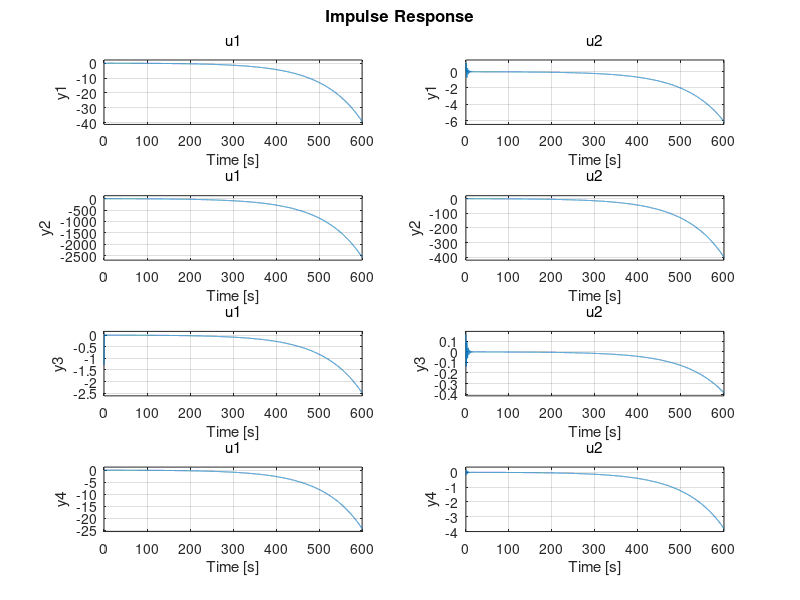

The MATLAB source for this figure:
% Citation 550 - Linear simulation

% xcg = 0.25*c

% Stationary flight condition

%Order in list: hp0 [m], V0[m/s], alpha0 [rad], th0 [rad], mass [kg], INDEX
%Flight data
spiral_fd = {11808 * 0.3048, 178.3813 * 0.5144, 5.9624 * pi/180, 4.8012 * pi/180, 6280.2, 36511};
phugoid_fd = {10070 * 0.3048, 176.2233 * 0.5144, 5.9677 * pi/180, 4.8115 * pi/180, 6331.5, 32511};
shortperiod_fd = {10227 * 0.3048, 179.5590 * 0.5144, 6.4449 * pi/180, 5.9732 * pi/180, 6345.7, 30411};
dutchroll_fd = {10107 * 0.3048, 181.6761 * 0.5144, 5.8394 * pi/180, 4.6057 * pi/180, 6310.5, 34411};
dutchrolldamp_fd = {10087 * 0.3048, 181.5635* 0.5144, 5.6176* pi/180, 3.9284* pi/180, 6301.6 , 35211};
aperiodicroll_fd = {10042 * 0.3048, 183.6735 * 0.5144, 7.4384 * pi/180, 0.5733 * pi/180, 6341.6, 31611};


%Order in list: hp0 [m], V0[m/s], alpha0 [rad], th0 [rad], mass [kg], INDEX
%Reference data
spiral_ref = {7908 * 0.3048, 175.5237 * 0.5144, 5.3322 * pi/180, 4.8780 * pi/180, 6214.85, 39111};
phugoid_ref = {5901 * 0.3048, 171.3066 * 0.5144, 5.9148 * pi/180, 8.4781 * pi/180, 6263.97, 32281};
shortperiod_ref = {5853 * 0.3048, 175.2228 * 0.5144, 5.8124 * pi/180, 5.5651 * pi/180, 6289.76, 36261};
dutchroll_ref = {5863 * 0.3048, 177.1016 * 0.5144, 5.0479 * pi/180, 3.4872 * pi/180, 6240.64, 37081};
dutchrolldamp_ref = {5904 * 0.3048, 172.8706 * 0.5144, 5.2234 * pi/180, 3.2680 * pi/180, 6230.82, 37581};
aperiodicroll_ref = {5853 * 0.3048, 177.5948 * 0.5144, 7.0522 * pi/180, 3.0912 * pi/180, 6275.02, 35411};

selection = spiral_ref;   %Replace name with flight condition of interest

hp0    = selection{1};  	  
V0     = selection{2};    
alpha0 = selection{3};        	  
th0    = selection{4};        	 

% Aircraft mass
m      = selection{5};         	  % mass [kg]

% aerodynamic properties
e      = 0.8;              % Oswald factor [ ]
CD0    = 0.04;             % Zero lift drag coefficient [ ]
CLa    = 5.084;            % Slope of CL-alpha curV0e [ ]

% Longitudinal stability
coef_fd = {-0.5347, -1.1494};
coef_ref = {-0.5718, -1.1935};
coef_select = coef_fd;

Cma    = coef_select{1};            % longitudinal stabilty [ ]
Cmde   = coef_select{2};            % elevator effectiveness [ ]

% Aircraft geometry

S      = 30.00;	          % wing area [m^2]
Sh     = 0.2*S;           % stabiliser area [m^2]
Sh_S   = Sh/S;	          % [ ]
lh     = 0.71*5.968;      % tail length [m]
c      = 2.0569;	  % mean aerodynamic cord [m]
lh_c   = lh/c;	          % [ ]
b      = 15.911;	  % wing span [m]
bh     = 5.791;	          % stabilser span [m]
A      = b^2/S;           % wing aspect ratio [ ]
Ah     = bh^2/Sh;         % stabilser aspect ratio [ ]
V0h_V0   = 1;		  % [ ]
ih     = -2*pi/180;       % stabiliser angle of incidence [rad]

% Constant V0alues concerning atmosphere and graV0ity

rho0   = 1.2250;          % air density at sea leV0el [kg/m^3] 
lambda = -0.0065;         % temperature gradient in ISA [K/m]
Temp0  = 288.15;          % temperature at sea leV0el in ISA [K]
R      = 287.05;          % specific gas constant [m^2/sec^2K]
g      = 9.81;            % [m/sec^2] (graV0ity constant)

rho    = rho0*((1+(lambda*hp0/Temp0)))^(-((g/(lambda*R))+1));   % [kg/m^3]  (air density)
W      = m*g;				                        % [N]       (aircraft weight)

% Constant Values concerning aircraft inertia

muc    = m/(rho*S*c);
mub    = m/(rho*S*b);
KX2    = 0.019;
KZ2    = 0.042;
KXZ    = 0.002;
KY2    = 1.3925;

% Aerodynamic constants

Cmac   = 0;                     % Moment coefficient about the aerodynamic centre [ ]
CNwa   = CLa;   		        % Wing normal force slope [ ]
CNha   = 2*pi*Ah/(Ah+2);        % Stabiliser normal force slope [ ]
depsda = 4/(A+2);               % Downwash gradient [ ]

% Lift and drag coefficient

CL = 2*W/(rho*V0^2*S);               % Lift coefficient [ ]
CD = CD0 + (CLa*alpha0)^2/(pi*A*e);  % Drag coefficient [ ]

% Stabiblity derivatives

CX0    = W*sin(th0)/(0.5*rho*V0^2*S);
CXu    = -0.095;
CXa    = -0.47966;
CXadot = +0.08330;
CXq    = -0.28170;
CXde   = -0.03728;

CZ0    = -W*cos(th0)/(0.5*rho*V0^2*S);
CZu    = -0.37616;
CZa    = -5.74340;
CZadot = -0.00350;
CZq    = -5.66290;
CZde   = -0.69612;

Cmu    = +0.06990;
Cmadot = +0.17800;
Cmq    = -8.79415;

CYb    = -0.7500;
CYbdot =  0     ;
CYp    = -0.0304;
CYr    = +0.8495;
CYda   = -0.0400;
CYdr   = +0.2300;

Clb    = -0.10260;
Clp    = -0.71085;
Clr    = +0.23760;
Clda   = -0.23088;
Cldr   = +0.03440;

Cnb    =  +0.1348;
Cnbdot =   0     ;
Cnp    =  -0.0602;
Cnr    =  -0.2061;
Cnda   =  -0.0120;
Cndr   =  -0.0939;





%Numerical model stuff starts here
%V0ARIABLES THAT ARE MISSING


CXdt = 0.000;   %trim tab is really small for this aircraft so it's contribution
CZdt = 0.000;   %compared to the actual eleV0ator is an order of 
Cmdt = 0.000;   %magnitude smaller


x_u = (V0/c) * CXu/(2*muc);
x_alpha = (V0/c) * CXa/(2*muc);
x_theta = (V0/c) * CZ0/(2*muc);
x_q = (V0/c) * CXq/(2*muc);
x_deltae = (V0/c) * CXde/(2*muc);
x_deltat = (V0/c) * CXdt/(2*muc);

z_u = (V0/c) * CZu/(2*muc - CZadot);
z_alpha = (V0/c) * CZa/(2*muc - CZadot);
z_theta = - (V0/c) * CX0/(2*muc - CZadot);
z_q = (V0/c) * (2*muc+CZq)/(2*muc - CZadot);
z_deltae = (V0/c) * CZde/(2*muc - CZadot);   
z_deltat = (V0/c) * CZdt/(2*muc - CZadot);

m_u = (V0/c) * (Cmu + CZu * (Cmadot/(2*muc-CZadot)))/(2*muc*KY2);
m_alpha = (V0/c) * (Cma + CZa * (Cmadot/(2*muc-CZadot)))/(2*muc*KY2);
m_theta = -(V0/c) * (CX0 * (Cmadot/(2*muc-CZadot)))/(2*muc*KY2);
m_q = (V0/c) * (Cmq + Cmadot * ((2*muc+CZq)/(2*muc-CZadot)))/(2*muc*KY2);
m_deltae = (V0/c) * (Cmde + CZde * (Cmadot/(2*muc-CZadot)))/(2*muc*KY2); 
m_deltat = (V0/c) * (Cmdt + CZdt * (Cmadot/(2*muc-CZadot)))/(2*muc*KY2);

y_beta = (V0/b) * CYb/(2*mub);
y_phi = (V0/b) * CL/(2*mub); 
y_p = (V0/b) * CYp/(2*mub);
y_r = (V0/b) * (CYr-4*mub)/(2*mub);
y_deltaa = (V0/b) * CYda/(2*mub);
y_deltar = (V0/b) * CYdr/(2*mub);

l_beta = (V0/b) * (Clb*KZ2+Cnb*KXZ)/(4*mub*(KX2*KZ2-KXZ^2));
l_phi = 0;
l_p = (V0/b) * (Clp*KZ2+Cnp*KXZ)/(4*mub*(KX2*KZ2-KXZ^2)); 
l_r = (V0/b) * (Clr*KZ2+Cnr*KXZ)/(4*mub*(KX2*KZ2-KXZ^2));
l_deltaa = (V0/b) * (Clda*KZ2+Cnda*KXZ)/(4*mub*(KX2*KZ2-KXZ^2));
l_deltar = (V0/b) * (Cldr*KZ2+Cndr*KXZ)/(4*mub*(KX2*KZ2-KXZ^2));

n_beta = (V0/b) * (Clb*KXZ+Cnb*KX2)/(4*mub*(KX2*KZ2-KXZ^2));
n_phi = 0;
n_p = (V0/b) * (Clp*KXZ+Cnp*KX2)/(4*mub*(KX2*KZ2-KXZ^2));
n_r = (V0/b) * (Clr*KXZ+Cnr*KX2)/(4*mub*(KX2*KZ2-KXZ^2));
n_deltaa = (V0/b) * (Clda*KXZ+Cnda*KX2)/(4*mub*(KX2*KZ2-KXZ^2));
n_deltar = (V0/b) * (Cldr*KXZ+Cndr*KX2)/(4*mub*(KX2*KZ2-KXZ^2));


A_s = [x_u, x_alpha, x_theta, 0;...
    z_u, z_alpha, z_theta, z_q;...
    0, 0, 0, V0/c;...
    m_u, m_alpha, m_theta, m_q];

B_s = [x_deltae, x_deltat;...
    z_deltae, z_deltat;...
    0, 0;...
    m_deltae, m_deltat];


A_a = [y_beta, y_phi, y_p, y_r;...
    0, 0, 2*V0/b, 0;...
    l_beta, 0, l_p, l_r;...
    n_beta, 0, n_p, n_r;];

B_a = [0, y_deltar;...
    0, 0;...
   l_deltaa, l_deltar;...
   n_deltaa, n_deltar];

C = [1,0,0,0;...
    0,1,0,0;...
    0,0,1,0;...
    0,0,0,1];

D = [0,0;...
    0,0;...
    0,0;...
    0,0];

sys=ss(A_a,B_a,C,D);

e_A_s = eig(A_s)
e_A_a = eig(A_a)

subplot(2,1,1)
step(sys)
subplot(2,1,2)
impulse(sys)

